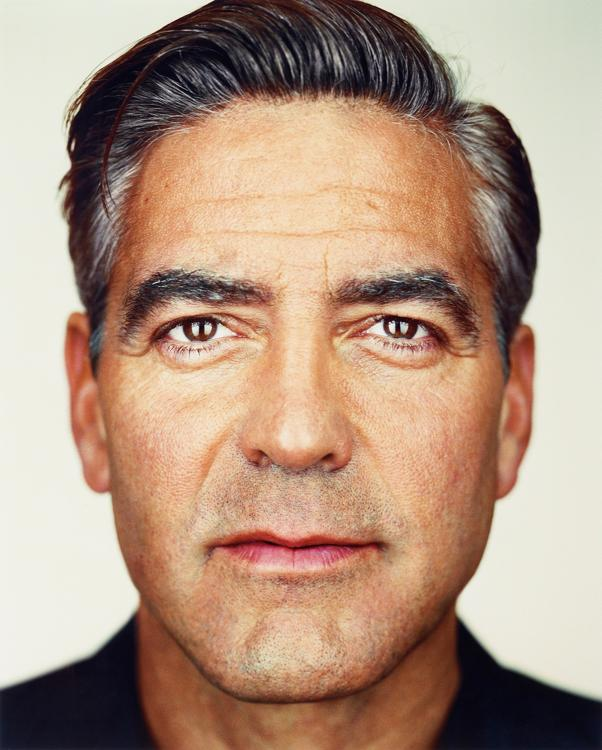
#> input picture proj3/code/media/george_small.jpg, 602 x 750 px; its folder holds 3 pictures in this run
$ python utils.py
#> lines starting #> are read from the running program, lines starting #| are printed output that depends on the picture
import matplotlib.pyplot as plt
import numpy as np
import skimage.io as skio
import skimage as sk


def select_points(im1, im2):
    im1Points, im2Points = [], []

    fig, axes = plt.subplots(1, 2, figsize=(10, 5))
    fig.suptitle('Please select corresponding points on the two images below:')
    axes[0].imshow(im1)
    axes[0].set_title('Image 1')
    axes[1].imshow(im2)
    axes[1].set_title('Image 2')

    def on_click(event, image_index):
        if event.inaxes == axes[image_index]:
            if image_index == 0:
                im1Points.append((event.xdata, event.ydata))
                axes[0].plot(event.xdata, event.ydata, 'ro', markersize=2)
                axes[0].text(event.xdata, event.ydata, f'{len(im1Points)}', color='white', fontsize=10)
                plt.draw()
            elif image_index == 1:
                im2Points.append((event.xdata, event.ydata))
                axes[1].plot(event.xdata, event.ydata, 'bo', markersize=2)
                axes[1].text(event.xdata, event.ydata, f'{len(im2Points)}', color='white', fontsize=10)
                plt.draw()

    fig.canvas.mpl_connect('button_press_event', lambda event: on_click(event, 0))
    fig.canvas.mpl_connect('button_press_event', lambda event: on_click(event, 1))

    plt.show()

    return np.array(im1Points), np.array(im2Points)

def label_tool(name1, name2):
#> called with name1 = 'george_small', name2 = 'DerekPicture'
    imname1 = f'./media/{name1}.jpg'
    im1 = skio.imread(imname1)
#> im1 is the input picture: shape (750, 602, 3); mean R, G, B 177.7, 149.8, 130.3
    im1 = sk.img_as_float(im1)

    imname2 = f'./media/{name2}.jpg'
    im2 = skio.imread(imname2)
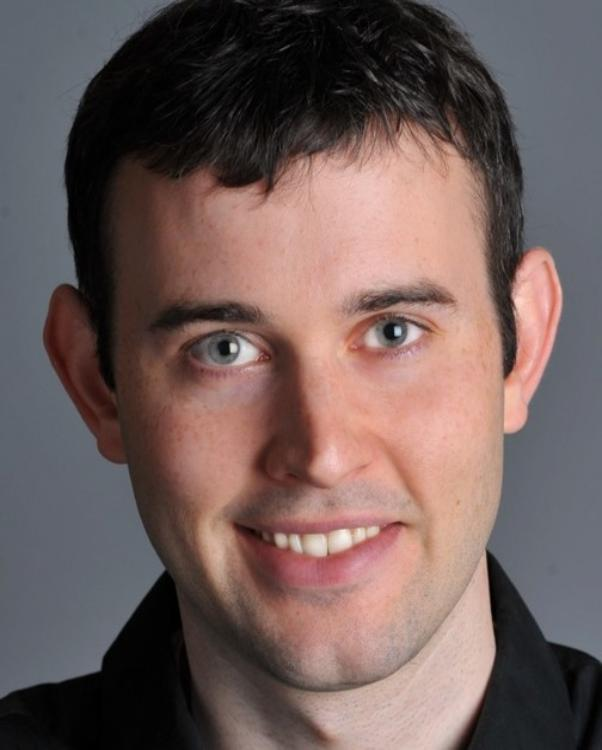
#> input picture proj3/code/media/DerekPicture.jpg, 602 x 750 px
#> im2 is the input picture: shape (750, 602, 3); mean R, G, B 111.8, 93, 90.5
    im2 = sk.img_as_float(im2)

    im1Points, im2Points = select_points(im1, im2)
#> in select_points, `plt.show()`:
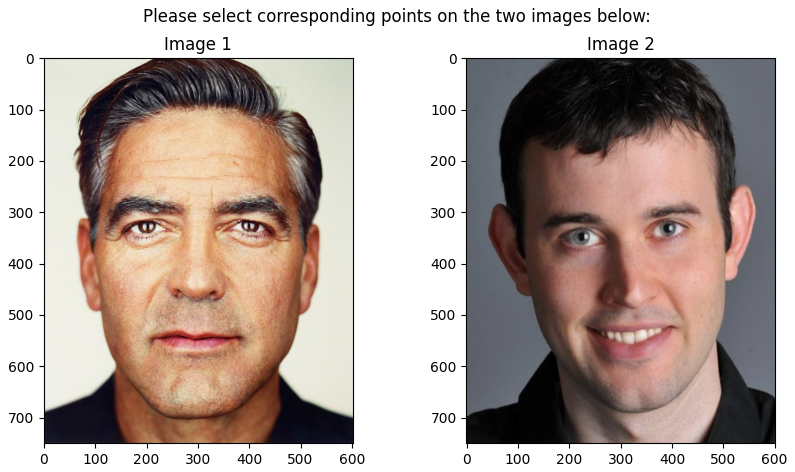
#> figure drawn by matplotlib, 2 panels
#> im1Points = empty array; im2Points = empty array

    np.savetxt(f'./media/points_{name1}.txt', im1Points)
    np.savetxt(f'./media/points_{name2}.txt', im2Points)


if __name__ == "__main__":
    label_tool('george_small', 'DerekPicture')
